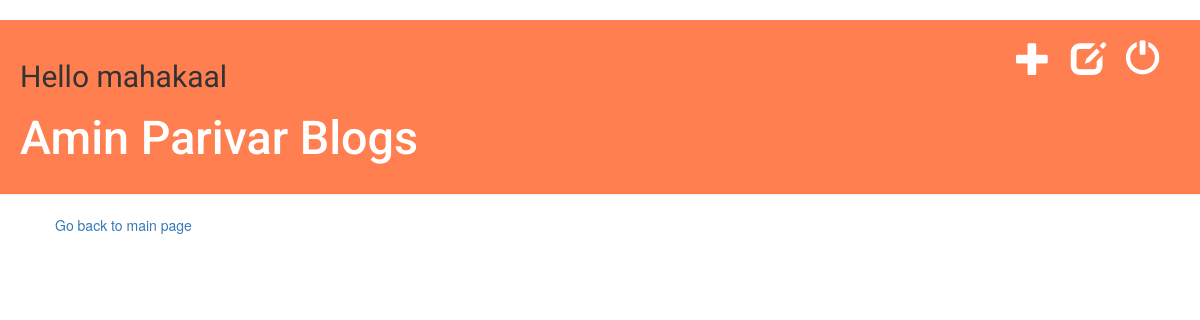
The app's page /drafts/ (signed in), older data.
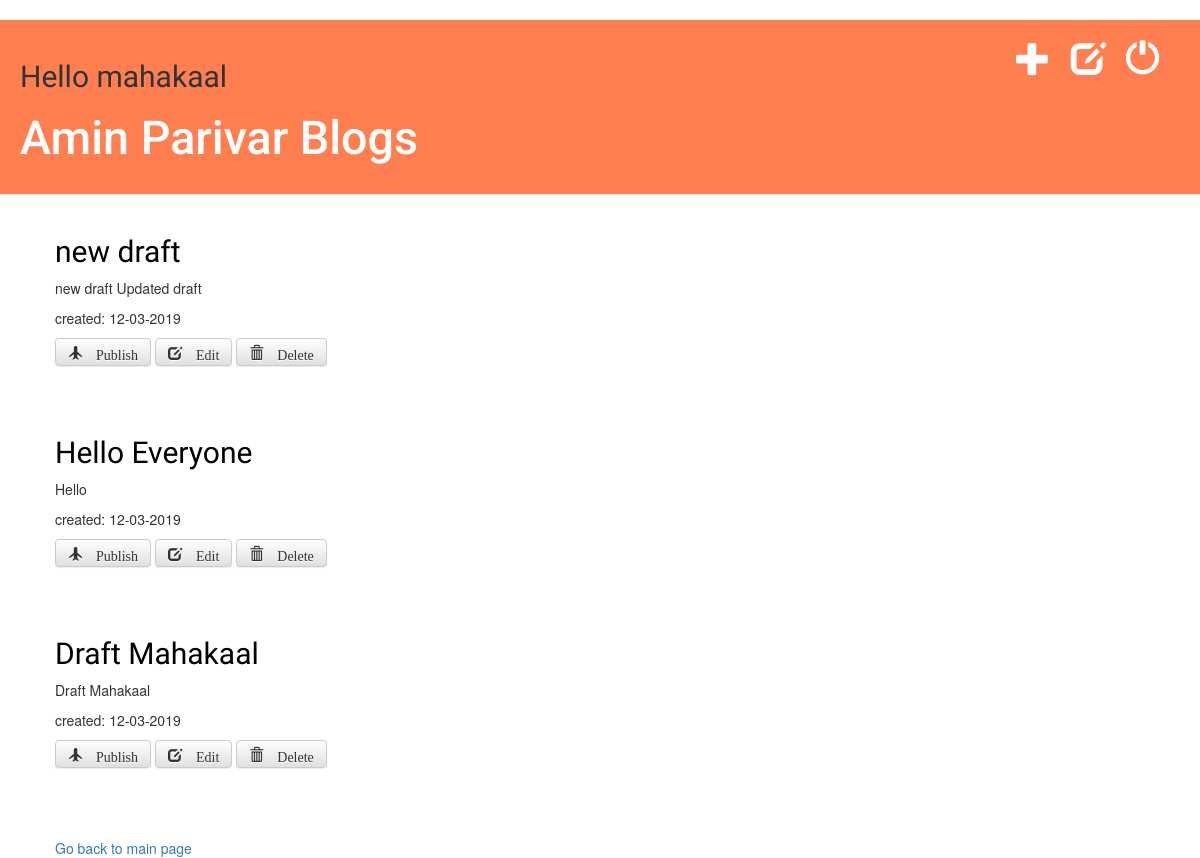
The same page, newer data.
### blog/models.py (models this page shows, shortened)
class Post (models.Model):
    author = models.ForeignKey(settings.AUTH_USER_MODEL, on_delete=models.CASCADE)
    title = models.CharField(max_length = 200)
    text = models.TextField()
    created_date = models.DateTimeField(default=timezone.now)
    published_date = models.DateTimeField(blank=True, null = True)

### blog/views.py (the view)
# urls.py: path('drafts/', views.post_draft_list, name='post_draft_list'),
@login_required
def post_draft_list(request):
    posts = Post.objects.filter(published_date__isnull=True).order_by('created_date')
    return render(request, 'blog/post_draft_list.html', {'posts': posts})

### blog/templates/blog/post_draft_list.html (shortened to what this page needs)
{% extends 'blog/base.html' %}
{% block content %}
    {% for post in posts %}
      {% if user.is_authenticated and user == post.author%}
      <div class="post">
          <h2><a href="{% url 'post_detail' pk=post.pk %}">{{ post.title }}</a></h2>
          <p>{{ post.text|truncatechars:200 }}</p>
          <p>created: {{ post.created_date|date:'d-m-Y' }}</p>
            <a class="btn btn-default" href="{% url 'post_publish' pk=post.pk %}"><span class="glyphicon glyphicon-plane"> Publish</a>
            <a class="btn btn-default" href="{% url 'post_edit' pk=post.pk %}"><span class="glyphicon glyphicon-edit"> Edit</a>
            <a class="btn btn-default" href="{% url 'post_remove' pk=post.pk %}"><span class="glyphicon glyphicon-trash"> Delete</span></a>
      </div>
      {% endif %}
    {% endfor %}
      <a href="{% url 'post_list' %}">Go back to main page </a>
{% endblock %}

Row changes from the older to the newer data that the page shows:
added Post: title "new draft", text "new draft Updated draft", created_date "12-03-2019"
added Post: title "Hello Everyone", text "Hello", created_date "12-03-2019"
added Post: title "Draft Mahakaal", text "Draft Mahakaal", created_date "12-03-2019"
